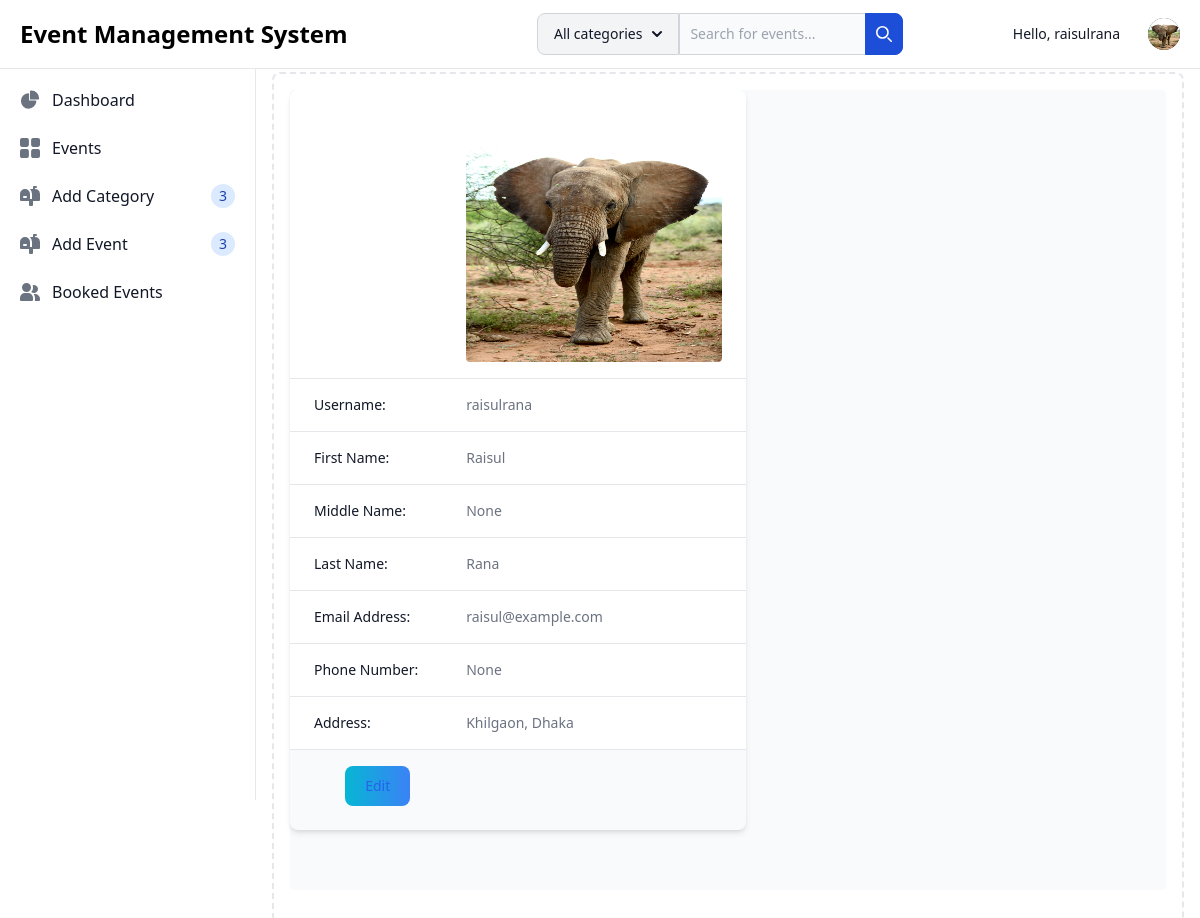
The page /user-account/profile/raisulrana (signed in) on the database its author committed.
### user_account/models.py (models this page shows, shortened)
class UserProfile(models.Model):
    user = models.OneToOneField(User, on_delete=models.CASCADE)
    username = models.CharField(max_length=50, null=True, blank=True)
    first_name = models.CharField(max_length=50, null=True, blank=True)
    middle_name = models.CharField(max_length=50, null=True, blank=True)
    last_name = models.CharField(max_length=50, null=True, blank=True)
    email_address = models.EmailField(null=True, blank=True)
    phone_number = models.CharField(max_length=15, null=True, blank=True)
    mailing_address = models.CharField(max_length=100, null=True, blank=True)
    image = models.ImageField(default='fallback.png', upload_to='profile_pics/', null=True, blank=True)
    created_at = models.DateTimeField(auto_now_add=True)
    updated_at = models.DateTimeField(auto_now=True)

### user_account/views.py (the view)
# urls.py: path("profile/<str:username>", views.user_profile, name="user_profile"),
def user_profile(request, username):
    try:
        user = User.objects.get(username=username)
        user_profile = UserProfile.objects.get(user=user)
        return render(request, 'user_account/user_profile.html', {'user_profile': user_profile, 'person': user})
    except User.DoesNotExist:
        logout(request)
        return render(request, 'user_account/not_found.html')

### user_account/templates/user_account/user_profile.html
{% extends '_base.html' %}
{% block content %}
  <div class="justify-center items-center min-h-screen">
    <div class="w-full max-w-4xl">
      <div class="relative overflow-x-auto shadow-md sm:rounded-lg">
        <table class="w-full text-sm text-left rtl:text-right text-gray-500 dark:text-gray-400">
          <tbody>
            <tr class="bg-white border-b dark:bg-gray-800 dark:border-gray-700">
              <th scope="row" class="px-6 py-4 font-medium text-gray-900 whitespace-nowrap dark:text-white"></th>
              <td class="px-6 py-4">
                <img class="rounded w-64 h-64" src="{{ user_profile.image.url }}" alt="Extra large avatar" />
              </td>
            </tr>
            <tr class="bg-white border-b dark:bg-gray-800 dark:border-gray-700">
              <th scope="row" class="px-6 py-4 font-medium text-gray-900 whitespace-nowrap dark:text-white">Username:</th>
              <td class="px-6 py-4">{{ user_profile.username }}</td>
            </tr>
            <tr class="bg-white border-b dark:bg-gray-800 dark:border-gray-700">
              <th scope="row" class="px-6 py-4 font-medium text-gray-900 whitespace-nowrap dark:text-white">First Name:</th>
              <td class="px-6 py-4">{{ user_profile.first_name }}</td>
            </tr>
            <tr class="bg-white border-b dark:bg-gray-800 dark:border-gray-700">
              <th scope="row" class="px-6 py-4 font-medium text-gray-900 whitespace-nowrap dark:text-white">Middle Name:</th>
              <td class="px-6 py-4">{{ user_profile.middle_name }}</td>
            </tr>
            <tr class="bg-white border-b dark:bg-gray-800 dark:border-gray-700">
              <th scope="row" class="px-6 py-4 font-medium text-gray-900 whitespace-nowrap dark:text-white">Last Name:</th>
              <td class="px-6 py-4">{{ user_profile.last_name }}</td>
            </tr>
            <tr class="bg-white border-b dark:bg-gray-800 dark:border-gray-700">
              <th scope="row" class="px-6 py-4 font-medium text-gray-900 whitespace-nowrap dark:text-white">Email Address:</th>
              <td class="px-6 py-4">{{ user_profile.email_address }}</td>
            </tr>
            <tr class="bg-white border-b dark:bg-gray-800 dark:border-gray-700">
              <th scope="row" class="px-6 py-4 font-medium text-gray-900 whitespace-nowrap dark:text-white">Phone Number:</th>
              <td class="px-6 py-4">{{ user_profile.phone_number }}</td>
            </tr>
            <tr class="bg-white border-b dark:bg-gray-800 dark:border-gray-700">
              <th scope="row" class="px-6 py-4 font-medium text-gray-900 whitespace-nowrap dark:text-white">Address:</th>
              <td class="px-6 py-4">{{ user_profile.mailing_address }}</td>
            </tr>
          </tbody>
          <td class="px-6 py-4 text-right">
            <button type="submit" class="text-white bg-gradient-to-r from-cyan-500 to-blue-500 hover:bg-gradient-to-bl focus:ring-4 focus:outline-none focus:ring-cyan-300 dark:focus:ring-cyan-800 font-medium rounded-lg text-sm px-5 py-2.5 text-center me-2 mb-2"><a href="{% url 'update_user_profile' user_profile.username %}" class="font-medium text-blue-600 dark:text-blue-500 hover:underline">Edit</a></button>
          </td>
        </table>
      </div>
    </div>
  </div>
{% endblock %}

### templates/_base.html (shortened to what this page needs)
<!DOCTYPE html>
<html lang="en">
  <head>
    {% load static %}
    <link href="https://cdn.jsdelivr.net/npm/flowbite@2.5.2/dist/flowbite.min.css" rel="stylesheet" />
    <link href="https://cdn.jsdelivr.net/npm/tailwindcss@2.2.19/dist/tailwind.min.css" rel="stylesheet" />
  </head>
  <body>
    <nav class="fixed top-0 z-50 w-full bg-white border-b border-gray-200 dark:bg-gray-800 dark:border-gray-700">
      <div class="px-3 py-3 lg:px-5 lg:pl-3">
        <div class="flex items-center justify-between">
          <div class="flex items-center justify-start rtl:justify-end">
            <a href="{% url 'homepage' %}" class="flex ms-2 md:me-24">
              <span class="self-center text-xl font-semibold sm:text-2xl whitespace-nowrap dark:text-white">Event Management System</span>
            </a>
          </div>
          <form class="max-w-lg mx-auto" method="GET" action="{% url 'search_view' %}">
            <div class="relative flex">
                <button id="dropdown-button" data-dropdown-toggle="dropdown" class="flex-shrink-0 z-10 inline-flex items-center py-2.5 px-4 text-sm font-medium text-center text-gray-900 bg-gray-100 border border-gray-300 rounded-s-lg hover:bg-gray-200 focus:ring-4 focus:outline-none focus:ring-gray-100 dark:bg-gray-700 dark:hover:bg-gray-600 dark:focus:ring-gray-700 dark:text-white dark:border-gray-600" type="button">All categories <svg class="w-2.5 h-2.5 ms-2.5" aria-hidden="true" xmlns="http://www.w3.org/2000/svg" fill="none" viewBox="0 0 10 6">
                    <path stroke="currentColor" stroke-linecap="round" stroke-linejoin="round" stroke-width="2" d="m1 1 4 4 4-4"/>
                </svg></button>
                <div class="relative w-full">
                    <input type="search" id="search-dropdown" name="q" class="block p-2.5 w-full z-20 text-sm text-gray-900 bg-gray-50 rounded-e-lg border-s-gray-50 border-s-2 border border-gray-300 focus:ring-blue-500 focus:border-blue-500 dark:bg-gray-700 dark:border-s-gray-700  dark:border-gray-600 dark:placeholder-gray-400 dark:text-white dark:focus:border-blue-500" placeholder="Search for events..."
                    value="{{ request.GET.q }}" aria-label="Search" required />
                    <button type="submit" class="absolute top-0 end-0 p-2.5 text-sm font-medium h-full text-white bg-blue-700 rounded-e-lg border border-blue-700 hover:bg-blue-800 focus:ring-4 focus:outline-none focus:ring-blue-300 dark:bg-blue-600 dark:hover:bg-blue-700 dark:focus:ring-blue-800">
                        <svg class="w-4 h-4" aria-hidden="true" xmlns="http://www.w3.org/2000/svg" fill="none" viewBox="0 0 20 20">
                            <path stroke="currentColor" stroke-linecap="round" stroke-linejoin="round" stroke-width="2" d="m19 19-4-4m0-7A7 7 0 1 1 1 8a7 7 0 0 1 14 0Z"/>
                        </svg>
                    </button>
                </div>
            </div>
        </form>
          <div class="flex items-center">
            {% if request.user.is_authenticated %}
            <div class="px-4 py-3" role="none">
                <p class="text-sm text-gray-900 dark:text-white" role="none">Hello, {{ request.user }}</p>
              </div>
              <div class="flex items-center ms-3">
                <div>
                  <button type="button" class="flex text-sm bg-gray-800 rounded-full focus:ring-4 focus:ring-gray-300 dark:focus:ring-gray-600" aria-expanded="false" data-dropdown-toggle="dropdown-user">
                    <img class="w-8 h-8 rounded-full" src="{{ user_profile.image.url }}" alt="user photo" />
                  </button>
                </div>
              </div>
            {% endif %}
          </div>
        </div>
      </div>
    </nav>
    <aside id="logo-sidebar" class="fixed top-0 left-0 z-40 w-64 h-screen pt-20 transition-transform -translate-x-full bg-white border-r border-gray-200 sm:translate-x-0 dark:bg-gray-800 dark:border-gray-700" aria-label="Sidebar">
      <div class="h-full px-3 pb-4 overflow-y-auto bg-white dark:bg-gray-800">
        <ul class="space-y-2 font-medium">
          {% if request.user.is_authenticated %}
            <li>
              <a href="{% url 'homepage' %}" class="flex items-center p-2 text-gray-900 rounded-lg dark:text-white hover:bg-gray-100 dark:hover:bg-gray-700 group">
                <span class="ms-3">Dashboard</span>
              </a>
            </li>
            <li>
              <a href="{% url 'homepage' %}" class="flex items-center p-2 text-gray-900 rounded-lg dark:text-white hover:bg-gray-100 dark:hover:bg-gray-700 group">
                <span class="flex-1 ms-3 whitespace-nowrap">Events</span>
              </a>
            </li>
            <li>
              <a href="{% url 'add_category' %}" class="flex items-center p-2 text-gray-900 rounded-lg dark:text-white hover:bg-gray-100 dark:hover:bg-gray-700 group">
                <span class="flex-1 ms-3 whitespace-nowrap">Add Category</span>
                <span class="inline-flex items-center justify-center w-3 h-3 p-3 ms-3 text-sm font-medium text-blue-800 bg-blue-100 rounded-full dark:bg-blue-900 dark:text-blue-300">3</span>
              </a>
            </li>
            <li>
              <a href="{% url 'add_event' %}" class="flex items-center p-2 text-gray-900 rounded-lg dark:text-white hover:bg-gray-100 dark:hover:bg-gray-700 group">
                <span class="flex-1 ms-3 whitespace-nowrap">Add Event</span>
                <span class="inline-flex items-center justify-center w-3 h-3 p-3 ms-3 text-sm font-medium text-blue-800 bg-blue-100 rounded-full dark:bg-blue-900 dark:text-blue-300">3</span>
              </a>
            </li>
            <li>
              <a href="{% url 'user_bookings' %}" class="flex items-center p-2 text-gray-900 rounded-lg dark:text-white hover:bg-gray-100 dark:hover:bg-gray-700 group">
                <span class="flex-1 ms-3 whitespace-nowrap">Booked Events</span>
              </a>
            </li>
          {% endif %}
        </ul>
      </div>
    </aside>
    <div class="p-4 sm:ml-64">
      <div class="p-4 border-2 border-gray-200 border-dashed rounded-lg dark:border-gray-700 mt-14">
        <div class="flex h-screen mb-4 rounded bg-gray-50 dark:bg-gray-800">
          {% block content %}
          {% endblock content %}
        </div>
      </div>
    </div>
  </body>
</html>

### rows shown on the page
UserProfile: image (picture), username "raisulrana", first_name "Raisul", middle_name "None", last_name "Rana", email_address "raisul@example.com", phone_number "None", mailing_address "Khilgaon, Dhaka"

### other values the page prints
{{ request.user }} "raisulrana"
